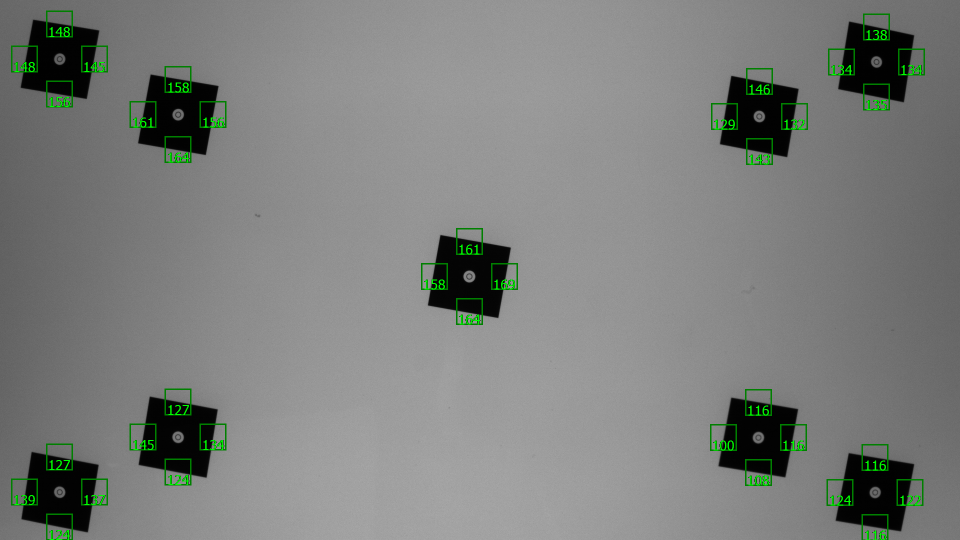
#> input picture image/230843001-SFR.png, 1920 x 1080 px, found by its file name (shown at 1/2 size)
$ python try.py
#> lines starting #> are read from the running program, lines starting #| are printed output that depends on the picture


import imageio as iio
import cv2
image = "/home/anil/Videos/work/extraction/image/230843001-SFR.png"
read_image = iio.imread(image)
#> read_image is the input picture: shape (1080, 1920, 3); mean R, G, B 123.8, 126.3, 123.8
path = "/home/anil/Videos/work/extraction/split_image/"
#height*width format
split = read_image[300:800,600:1300]
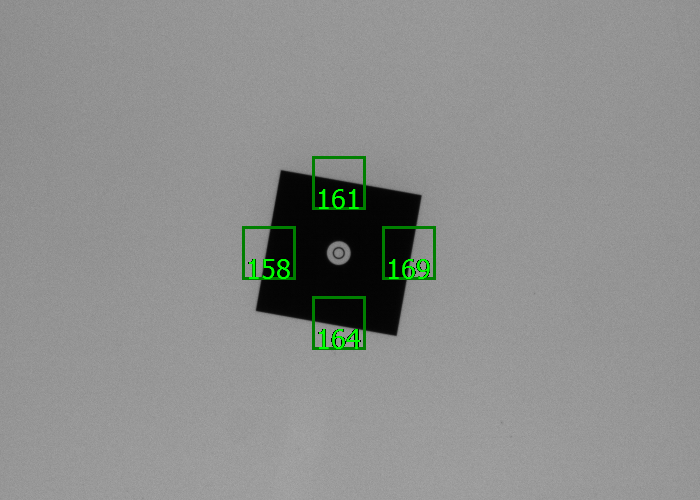
#> split: shape (500, 700, 3); mean R, G, B 140.3, 142, 140.3
cv2.imwrite(path+"centre.png",split)
